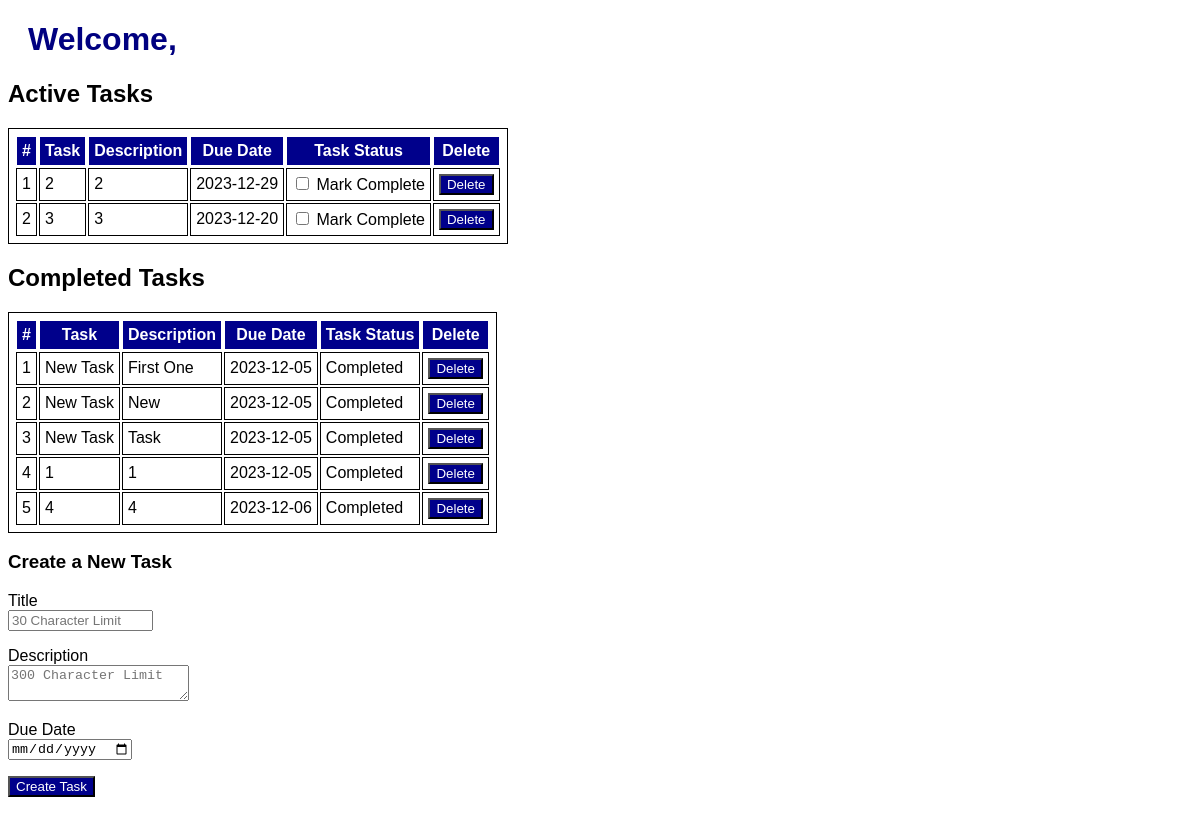
Screenshot of /tasks (signed in) with the database file from the repository.
### app/models.py (models this page shows)
class Task(db.Model):
    id = db.Column(db.Integer, primary_key=True)
    title = db.Column(db.String(50), nullable=False)  # Max 50 characters
    description = db.Column(db.Text, nullable=False)  # Text typically doesn't need length specified
    due_date = db.Column(db.DateTime, nullable=False, default=datetime.utcnow)
    completed = db.Column(db.Boolean, default=False)
    user_id = db.Column(db.String, db.ForeignKey('users.id'), nullable=False)
    user = db.relationship('User', backref=db.backref('tasks'))

### app/routes.py (the view, shortened to what this page needs)
@app.route('/tasks', methods=['GET', 'POST'])
@login_required
def list_tasks():
    form = TaskForm()
    active_tasks = Task.query.filter_by(user_id=current_user.id, completed=False).all()
    completed_tasks = Task.query.filter_by(user_id=current_user.id, completed=True).all()
    return render_template('tasks.html', form=form, active_tasks=active_tasks, completed_tasks=completed_tasks)

### app/forms.py
class TaskForm(FlaskForm):
    title = StringField('Title', validators=[DataRequired(), Length(max=30)], render_kw={"placeholder": "30 Character Limit"})
    description = TextAreaField('Description', validators=[DataRequired(), Length(max=300)], render_kw={"placeholder": "300 Character Limit"})
    due_date = DateField('Due Date', format='%Y-%m-%d', validators=[InputRequired()])
    submit = SubmitField("Create Task")

### app/__init__.py (called while the page is built)
@login_manager.user_loader
def load_user(id):
    try:
        return db.session.query(User).filter(User.id==id).one()
    except:
        return None

### templates/tasks.html (shortened to what this page needs)
{% extends 'base.html' %}
{% block main %}
<header>
    <h1>Welcome, {{ current_user.name }}</h1>
    <h2>Active Tasks</h2>
</header>
<table>
    <tr>
        <th>#</th>
        <th>Task</th>
        <th>Description</th>
        <th>Due Date</th>
        <th>Task Status</th>
        <th>Delete</th>
    </tr>
    {% for task in active_tasks %}
        {% if not task.completed %}
            <tr class="item-row">
                <td>{{ loop.index }}</td>
                <td>{{ task.title }}</td>
                <td>{{ task.description }}</td>
                <td>{{ task.due_date.strftime('%Y-%m-%d') }}</td>
                <td>
                    <form action="{{ url_for('mark_task_complete', task_id=task.id) }}" method="post">
                        <input type="checkbox" name="completed" id="checkbox-{{ task.id }}" onchange="this.form.submit();" {{ 'checked' if task.completed }}>
                        <label for="checkbox-{{ task.id }}">Mark Complete</label>
                    </form>
                </td>
                <td>
                    <form action="{{ url_for('delete_task', task_id=task.id) }}" method="post">
                        <input type="submit" value="Delete">
                    </form>
                </td>
            </tr>
        {% endif %}
    {% else %}
        <tr>
            <td colspan="6">No active tasks found. Click on Create a New Task to start.</td>
        </tr>
    {% endfor %}
</table>
<h2>Completed Tasks</h2>
<table>
    <tr>
        <th>#</th>
        <th>Task</th>
        <th>Description</th>
        <th>Due Date</th>
        <th>Task Status</th>
        <th>Delete</th>
    </tr>
    {% for task in completed_tasks %}
        {% if task.completed %}
            <tr class="item-row">
                <td>{{ loop.index }}</td>
                <td>{{ task.title }}</td>
                <td>{{ task.description }}</td>
                <td>{{ task.due_date.strftime('%Y-%m-%d') }}</td>
                <td>Completed</td>
                <td>
                    <form action="{{ url_for('delete_task', task_id=task.id) }}" method="post">
                        <input type="submit" value="Delete">
                    </form>
                </td>
            </tr>
        {% endif %}
    {% else %}
        <tr>
            <td colspan="6">No completed tasks found.</td>
        </tr>
    {% endfor %}
</table>
<h3>Create a New Task</h3>
<form action="{{ url_for('list_tasks') }}" method="post">
    <p>{{ form.title.label }} <br> {{ form.title(size=15) }}</p>
    <p>{{ form.description.label }} <br> {{ form.description(size=30) }}</p>
    <p>{{ form.due_date.label }} <br> {{ form.due_date(size=30, type="date", pattern="[0-9]{2}/[0-9]{2}/[0-9]{4}") }}</p>
    <p>{{ form.submit() }}</p>
</form>
{% endblock %}

### templates/base.html (shortened to what this page needs)
<!DOCTYPE html>
<html lang="en">
<head>
    <link rel="stylesheet"  type="text/css" href="{{ url_for('.static', filename='style.css')}} ">
</head>
<body>
{% block main %}
{% endblock %}
</body>
</html>

### static/style.css (style rules this page uses)
body { font-family: Arial, Helvetica, sans-serif; font-size: medium; }
h1 { color: navy; margin-left: 20px; }
table, th, td { border: 1px solid; padding: 5px }
th { background-color: darkblue; color: white }
input[type=submit] { background-color: darkblue; color: white; }

### rows the page displays
Task: title "2", description "2", due_date "2023-12-29"
Task: title "3", description "3", due_date "2023-12-20"
Task: title "New Task", description "First One", due_date "2023-12-05"
Task: title "New Task", description "New", due_date "2023-12-05"
Task: title "New Task", description "Task", due_date "2023-12-05"
Task: title "1", description "1", due_date "2023-12-05"
Task: title "4", description "4", due_date "2023-12-06"
